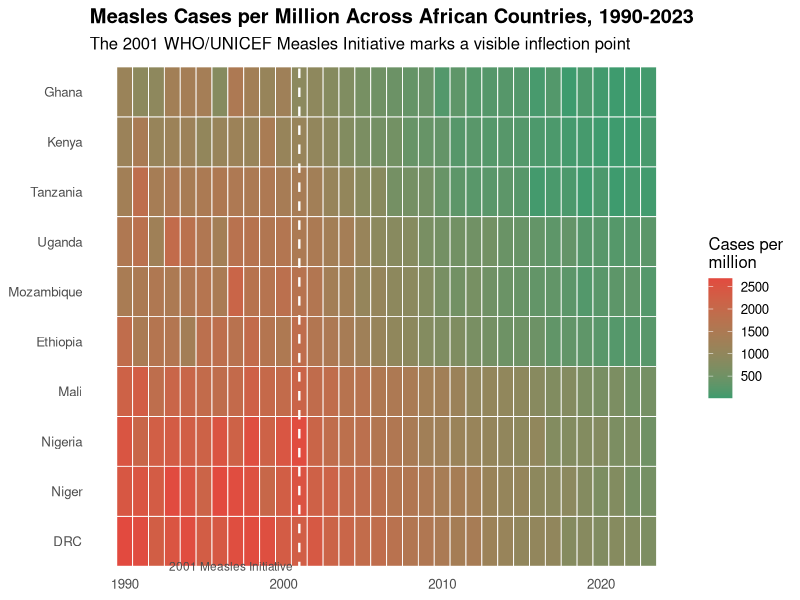
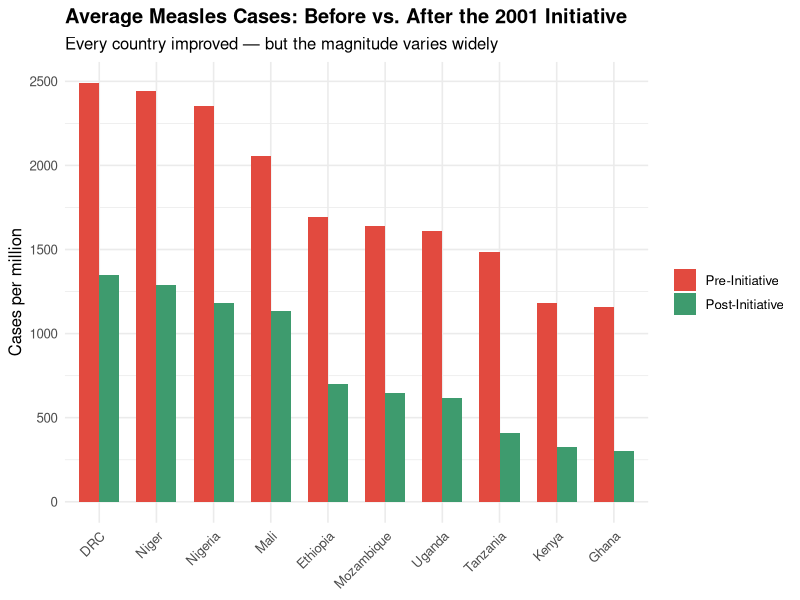
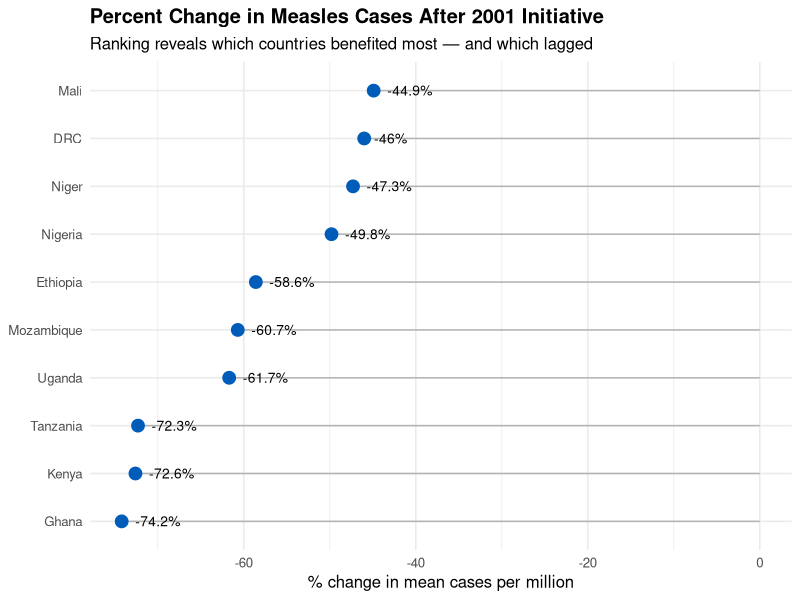
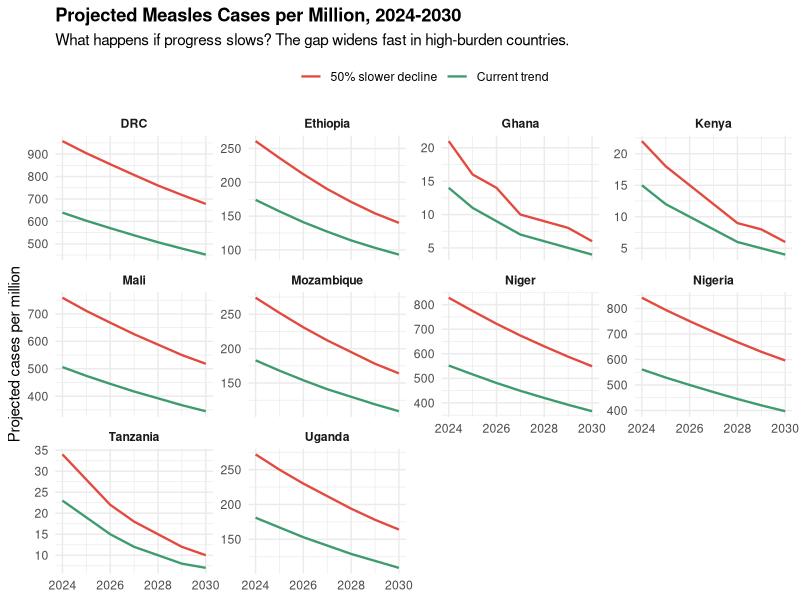

Write the R code that produced these figures, in order.
## ---- chunk 1
#| label: setup
#| echo: true
#| message: false

library(tidyverse)
## ---- chunk 2
#| label: build-dataset
#| echo: true

set.seed(42)

countries <- c("Nigeria", "Ethiopia", "DRC", "Tanzania", "Kenya",
               "Uganda", "Mozambique", "Ghana", "Niger", "Mali")

years <- 1990:2023

measles <- expand_grid(country = countries, year = years) |>
  mutate(
    region = case_when(
      country %in% c("Kenya", "Tanzania", "Uganda", "Ethiopia", "Mozambique") ~ "East Africa",
      country %in% c("Nigeria", "Ghana")                                      ~ "West Africa",
      country %in% c("Niger", "Mali")                                         ~ "Sahel",
      country == "DRC"                                                         ~ "Central Africa"
    ),
    income_group = case_when(
      country %in% c("Kenya", "Ghana", "Nigeria")         ~ "Lower-middle",
      country %in% c("Niger", "Mali", "Mozambique", "DRC",
                      "Ethiopia", "Uganda", "Tanzania")    ~ "Low"
    ),
    baseline = case_when(
      country == "Nigeria" ~ 2200, country == "DRC" ~ 2500,
      country == "Niger" ~ 2400, country == "Mali" ~ 2100,
      country == "Ethiopia" ~ 1800, country == "Tanzania" ~ 1500,
      country == "Kenya" ~ 1200, country == "Uganda" ~ 1600,
      country == "Mozambique" ~ 1700, country == "Ghana" ~ 1100
    ),
    decline_rate = case_when(
      country %in% c("Kenya", "Ghana", "Tanzania")       ~ 0.15,
      country %in% c("Ethiopia", "Uganda", "Mozambique") ~ 0.10,
      country %in% c("Nigeria", "DRC", "Niger", "Mali")  ~ 0.06
    ),
    cases_per_million = if_else(
      year <= 2001,
      baseline + rnorm(n(), 0, 200),
      baseline * exp(-decline_rate * (year - 2001)) + rnorm(n(), 0, 50)
    ),
    cases_per_million = pmax(round(cases_per_million), 10),
    era = if_else(year <= 2001, "Pre-Initiative (1990-2001)", "Post-Initiative (2002-2023)")
  ) |>
  select(country, region, income_group, year, era, cases_per_million)
## ---- chunk 3
#| label: glimpse-data
#| echo: true

glimpse(measles)
## ---- chunk 4
#| label: filter-east-africa
#| echo: true

east_africa_post <- measles |>
  filter(region == "East Africa", year >= 2002)

east_africa_post
## ---- chunk 5
#| label: filter-high-burden
#| echo: true

measles |>
  filter(cases_per_million > 2000) |>
  count(country, sort = TRUE)
## ---- chunk 6
#| label: group-by-region-era
#| echo: true

by_region_era <- measles |>
  group_by(region, era) |>
  summarize(
    mean_cases = round(mean(cases_per_million)),
    median_cases = round(median(cases_per_million)),
    n_observations = n(),
    .groups = "drop"
  )

by_region_era
## ---- chunk 7
#| label: country-summary
#| echo: true

country_summary <- measles |>
  group_by(country, era) |>
  summarize(mean_cases = round(mean(cases_per_million)), .groups = "drop") |>
  pivot_wider(names_from = era, values_from = mean_cases) |>
  rename(
    pre  = `Pre-Initiative (1990-2001)`,
    post = `Post-Initiative (2002-2023)`
  ) |>
  mutate(pct_change = round((post - pre) / pre * 100, 1)) |>
  arrange(pct_change)

country_summary
## ---- chunk 8
#| label: compare-income
#| echo: true

income_comparison <- measles |>
  group_by(income_group, era) |>
  summarize(mean_cases = round(mean(cases_per_million)), .groups = "drop") |>
  pivot_wider(names_from = era, values_from = mean_cases) |>
  rename(
    pre  = `Pre-Initiative (1990-2001)`,
    post = `Post-Initiative (2002-2023)`
  ) |>
  mutate(pct_change = round((post - pre) / pre * 100, 1))

income_comparison
## ---- chunk 9
#| label: compare-decline-speed
#| echo: true

country_summary |>
  mutate(decline_speed = if_else(pct_change < -70, "Fast decline", "Slow decline")) |>
  group_by(decline_speed) |>
  summarize(
    countries = paste(country, collapse = ", "),
    avg_pct_change = round(mean(pct_change), 1)
  )
## ---- chunk 10
#| label: heatmap
#| echo: true
#| fig-width: 10
#| fig-height: 6

ggplot(measles, aes(
  x = year,
  y = fct_reorder(country, cases_per_million, .fun = mean, .desc = TRUE),
  fill = cases_per_million
)) +
  geom_tile(color = "white", linewidth = 0.3) +
  scale_fill_gradient(low = "#3E9B6E", high = "#E24A3F",
                      name = "Cases per\nmillion") +
  geom_vline(xintercept = 2001, linetype = "dashed", color = "white", linewidth = 0.8) +
  annotate("text", x = 2001, y = 0.5, label = "2001 Measles Initiative",
           hjust = 1.05, size = 3, color = "grey30") +
  labs(
    title = "Measles Cases per Million Across African Countries, 1990-2023",
    subtitle = "The 2001 WHO/UNICEF Measles Initiative marks a visible inflection point",
    x = NULL, y = NULL
  ) +
  theme_minimal(base_size = 12) +
  theme(plot.title = element_text(face = "bold"), panel.grid = element_blank())
## ---- chunk 11
#| label: bar-chart
#| echo: true
#| fig-width: 10
#| fig-height: 5

country_summary |>
  pivot_longer(cols = c(pre, post), names_to = "period", values_to = "mean_cases") |>
  mutate(period = if_else(period == "pre", "Pre-Initiative", "Post-Initiative"),
         period = fct_relevel(period, "Pre-Initiative")) |>
  ggplot(aes(x = fct_reorder(country, mean_cases, .desc = TRUE),
             y = mean_cases, fill = period)) +
  geom_col(position = "dodge", width = 0.7) +
  scale_fill_manual(values = c("Pre-Initiative" = "#E24A3F", "Post-Initiative" = "#3E9B6E")) +
  labs(
    title = "Average Measles Cases: Before vs. After the 2001 Initiative",
    subtitle = "Every country improved — but the magnitude varies widely",
    x = NULL, y = "Cases per million", fill = NULL
  ) +
  theme_minimal(base_size = 12) +
  theme(plot.title = element_text(face = "bold"),
        axis.text.x = element_text(angle = 45, hjust = 1))
## ---- chunk 12
#| label: dot-plot
#| echo: true
#| fig-width: 9
#| fig-height: 5

ggplot(country_summary, aes(x = pct_change,
                            y = fct_reorder(country, pct_change))) +
  geom_segment(aes(xend = 0, yend = country), color = "grey70") +
  geom_point(size = 4, color = "#005CB9") +
  geom_text(aes(label = paste0(pct_change, "%")), hjust = -0.3, size = 3.5) +
  labs(
    title = "Percent Change in Measles Cases After 2001 Initiative",
    subtitle = "Ranking reveals which countries benefited most — and which lagged",
    x = "% change in mean cases per million", y = NULL
  ) +
  theme_minimal(base_size = 12) +
  theme(plot.title = element_text(face = "bold"))
## ---- chunk 13
#| label: diagnostic
#| echo: true

diagnostic <- measles |>
  filter(year %in% c(2000, 2001, 2010, 2020)) |>
  select(country, region, income_group, year, cases_per_million) |>
  pivot_wider(names_from = year, values_from = cases_per_million, names_prefix = "y") |>
  mutate(
    change_2001_to_2010 = round((y2010 - y2001) / y2001 * 100, 1),
    change_2001_to_2020 = round((y2020 - y2001) / y2001 * 100, 1)
  )

diagnostic |> arrange(change_2001_to_2020)
## ---- chunk 14
#| label: projections
#| echo: true
#| warning: false

projections <- measles |>
  filter(year >= 2010) |>
  group_by(country) |>
  do({
    model <- lm(log(cases_per_million) ~ year, data = .)
    future_years <- tibble(year = 2024:2030)
    future_years$projected_cases <- round(exp(predict(model, future_years)))
    future_years$country <- unique(.$country)
    future_years
  }) |>
  ungroup()

projections |>
  filter(year == 2030) |>
  arrange(projected_cases) |>
  select(country, projected_cases)
## ---- chunk 15
#| label: scenario-comparison
#| echo: true
#| fig-width: 10
#| fig-height: 7

scenario_slowdown <- projections |>
  mutate(scenario = "Current trend") |>
  bind_rows(
    projections |>
      mutate(projected_cases = round(projected_cases * 1.5),
             scenario = "50% slower decline")
  )

ggplot(scenario_slowdown, aes(x = year, y = projected_cases, color = scenario)) +
  geom_line(linewidth = 0.8) +
  facet_wrap(~country, scales = "free_y") +
  scale_color_manual(values = c("Current trend" = "#3E9B6E", "50% slower decline" = "#E24A3F")) +
  labs(
    title = "Projected Measles Cases per Million, 2024-2030",
    subtitle = "What happens if progress slows? The gap widens fast in high-burden countries.",
    x = NULL, y = "Projected cases per million", color = NULL
  ) +
  theme_minimal(base_size = 11) +
  theme(
    plot.title = element_text(face = "bold"),
    strip.text = element_text(face = "bold"),
    legend.position = "top"
  )
